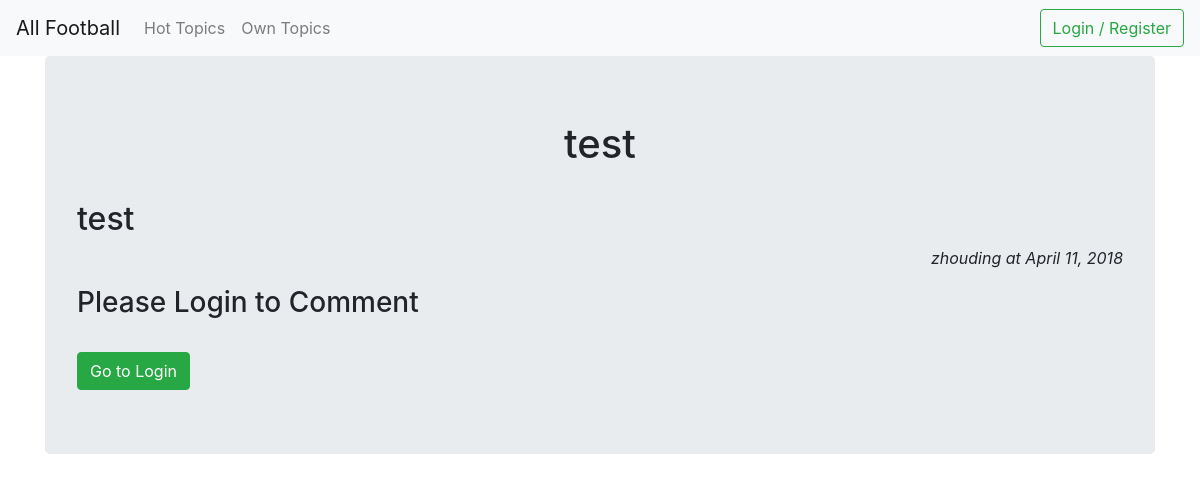
/1/, run on the app's committed database.
### app/models.py (models this page shows, shortened)
class Topic(models.Model):
    title = models.CharField(max_length = 256)
    content = models.CharField(max_length = 3000)
    author = models.ForeignKey(User, related_name = 'author', on_delete=models.CASCADE)
    date = models.DateField(auto_now = False, auto_now_add = True)
    likes = models.BigIntegerField(blank=True, null=True)
    favorates = models.BigIntegerField(blank=True, null=True)
    favorate_by = models.ManyToManyField(User, blank=True, null=True)
    tags = models.ManyToManyField(Tag, blank=True, null=True)

### app/views.py (the view, shortened to what this page needs)
# urls.py: re_path(r'(?P<pk>[-\w]+)/$', views.TopicDetailView.as_view(), name='topic_detail'),
class TopicDetailView(DetailView):
    model = models.Topic
    template_name = 'topic_detail.html'
    context_object_name = 'topic'

### templates/topic_detail.html (shortened to what this page needs)
{% extends "base.html" %}
{% block content %}
    <div class="jumbotron">
        <h1 style="text-align:center">{{ topic.title }}</h1></br>
        <h2 style="text-align:left">{{ topic.content }}</h2>
        <p style="text-align:right"><em>{{ topic.author }} at {{ topic.date }}</em></p>
        {% if user.is_authenticated %}
        <form method="post">
            {% csrf_token %}
        <div class="form-group">
            <input type="text" class="form-control"  name="comment" placeholder="Leave your comment here..." required/></br>
            <input type="hidden" name="topic_id" value={{ topic.id }} />
            <button type="submit" class="btn btn-success">Comment</button>
        </div>
        </form>
        {% else %}
        <h3>Please Login to Comment</h3></br>
        <a href="{% url "app:user_login" %}"><button type="button" class="btn btn-success">Go to Login</button></a>
        {% endif %}
    </div>
{% endblock %}

### data on the page
Topic: title "test", content "test", author "zhouding", date "April 11, 2018"
